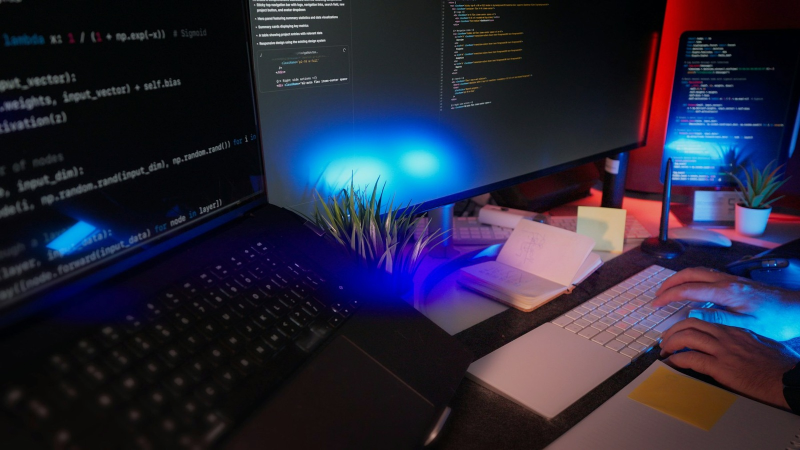
#> input picture presentation_assets/rendered/bg-cover.jpg, 1600 x 900 px (shown at 1/2 size)
$ python -i build_product_presentation.py   (imports and definitions only)
#> lines starting #> are read from the running program, lines starting #| are printed output that depends on the picture
from pathlib import Path
from PIL import Image, ImageDraw, ImageFont
from pptx import Presentation
from pptx.dml.color import RGBColor
from pptx.enum.shapes import MSO_AUTO_SHAPE_TYPE
from pptx.enum.text import PP_ALIGN, MSO_VERTICAL_ANCHOR
from pptx.util import Inches, Pt


ROOT = Path.cwd()
ASSETS = ROOT / "presentation_assets"
SCREENSHOTS = ASSETS / "screenshots"
RENDERED = ASSETS / "rendered"
PUBLIC = ROOT / "public" / "assets"

OUTPUT = ROOT / "ProjectCore_Product_Presentation_2026-03-30.pptx"

SLIDE_W = 13.333
SLIDE_H = 7.5
PX_W = 1600
PX_H = 900

# [11 lines that did not run here, left out]


def ensure_dirs():
    RENDERED.mkdir(parents=True, exist_ok=True)


# [2 lines that did not run here, left out]


# [19 lines left out: function cover_resize, not called in this run]


def top_crop(src: Path, dst: Path, size=(960, 540), top_share=0.0):
#> called with dst = 'out.png', size = (960, 540), top_share = 0
    image = Image.open(src).convert("RGB")
#> image is the input picture: PIL image 1600x900 RGB; mean R, G, B 40.3, 39.4, 58.5
    src_ratio = image.width / image.height
#> src_ratio = 1.78
    dst_ratio = size[0] / size[1]
    if src_ratio > dst_ratio:
        new_height = size[1]
        new_width = int(new_height * src_ratio)
    else:
        new_width = size[0]
        new_height = int(new_width / src_ratio)
#> new_height = 540
    image = image.resize((new_width, new_height), Image.LANCZOS)
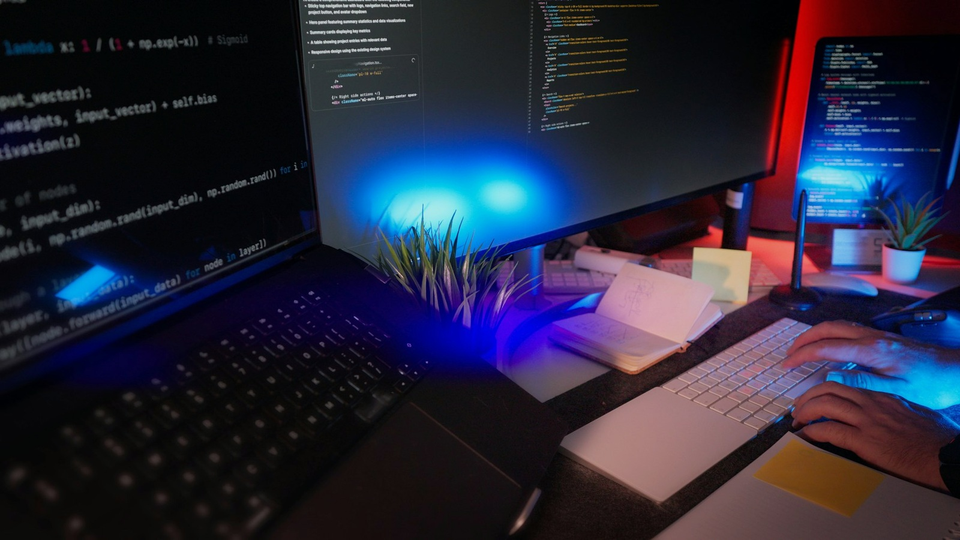
#> image: PIL image 960x540 RGB; mean R, G, B 40.3, 39.4, 58.5
    max_top = max(new_height - size[1], 0)
#> max_top = 0
    top = int(max_top * top_share)
#> top = 0
    left = max((new_width - size[0]) // 2, 0)
    image = image.crop((left, top, left + size[0], top + size[1]))
    image.save(dst, quality=94)
    return dst


# [22 lines left out: functions build_assets, set_run_style, not called in this run]


def add_bg(slide, image_path: Path):
    slide.shapes.add_picture(str(image_path), 0, 0, width=Inches(SLIDE_W), height=Inches(SLIDE_H))


# [109 lines left out: functions add_overlay, add_text, add_bullets, add_panel, add_chip, add_picture_card and 1 more, not called in this run]


def add_footer(slide, page_no, label="Project.Core™"):
    add_text(slide, label, 0.58, 7.05, 2.0, 0.2, font(9.5, True, COLORS["slate"]), color=COLORS["slate"])
    add_text(slide, str(page_no), 12.35, 7.03, 0.35, 0.2, font(9.5, True, COLORS["slate"]), align=PP_ALIGN.RIGHT, color=COLORS["slate"])


# [293 lines left out: functions add_title_block, build_presentation, not called in this run]


# [4 lines not run here, left out]

>>> result = top_crop('../../presentation_assets/rendered/bg-cover.jpg', 'out.png')

$ run again, on src/assets/about-system/body-bottom.jpg
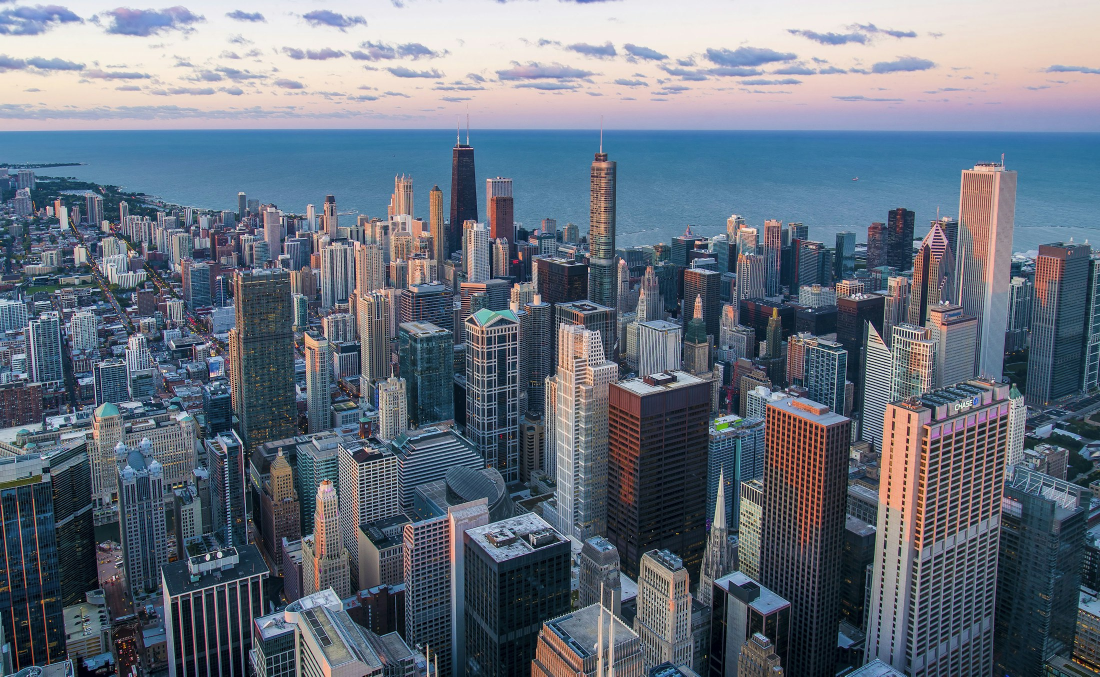
#> input picture src/assets/about-system/body-bottom.jpg, 2200 x 1353 px (shown at 1/2 size)
#> in top_crop, image is the input picture: PIL image 2200x1353 RGB; mean R, G, B 102.9, 112.8, 126.4
#> in top_crop, `image = image.resize((new_width, new_height), Image.LANCZOS)`:
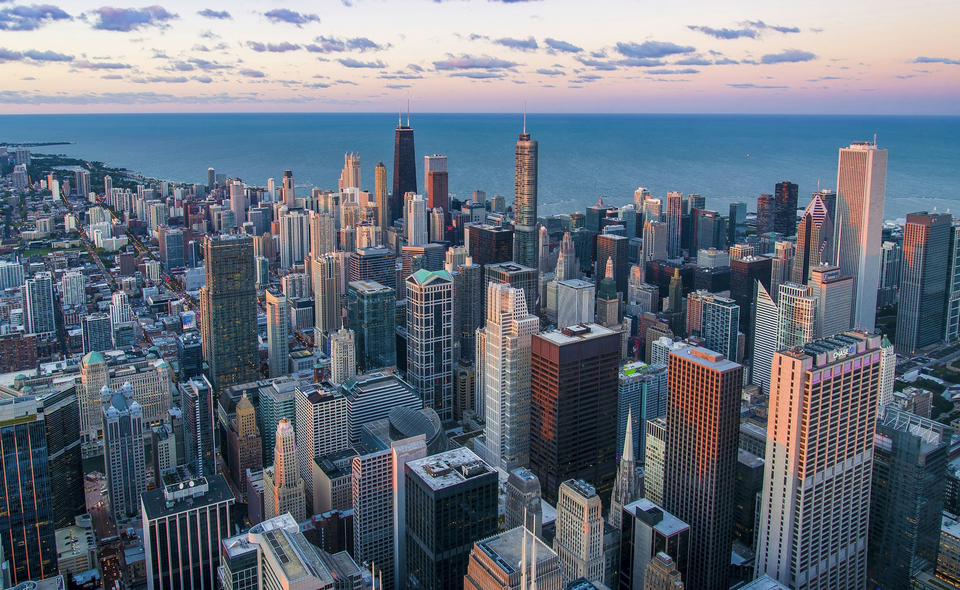
#> image: PIL image 960x590 RGB; mean R, G, B 102.9, 112.8, 126.3
#> in top_crop, `image = image.crop((left, top, left + size[0], top + size[1]))`:
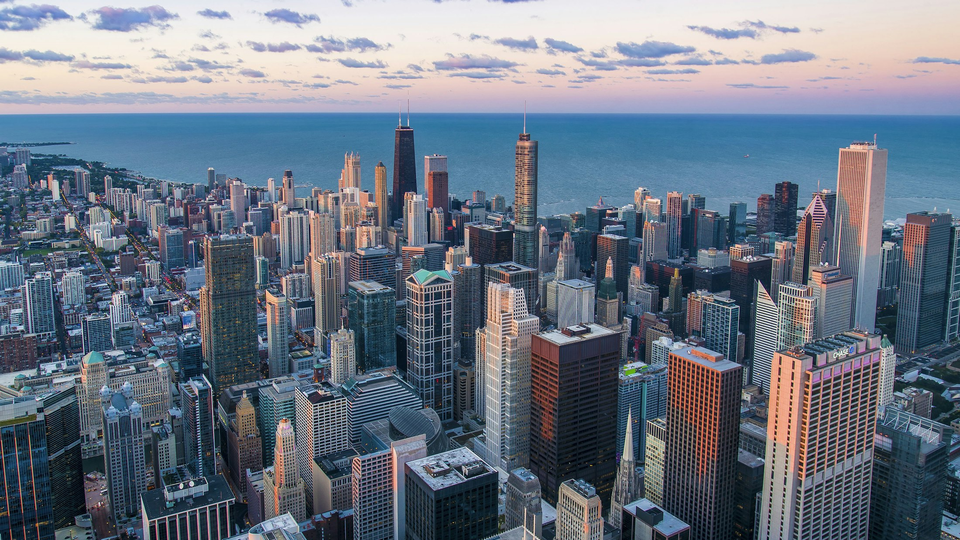
#> image: PIL image 960x540 RGB; mean R, G, B 107.1, 117.1, 130.9

$ run again, on src/assets/about-system/body-middle.jpg
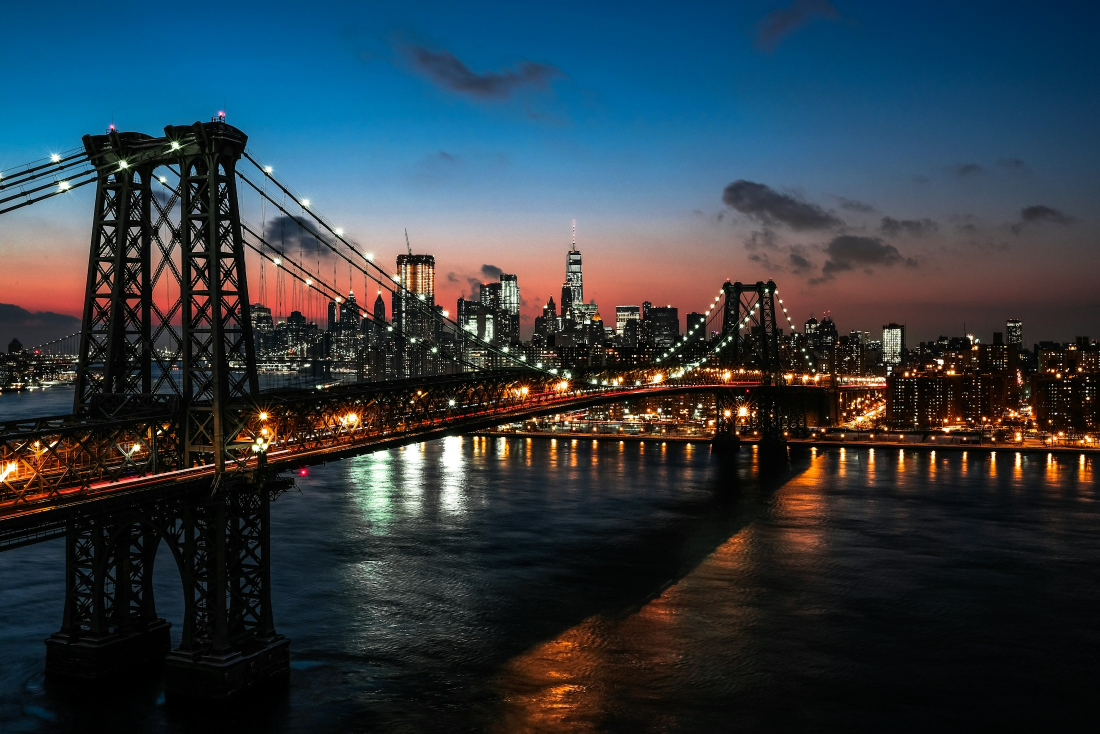
#> input picture src/assets/about-system/body-middle.jpg, 2200 x 1467 px (shown at 1/2 size)
#> in top_crop, image is the input picture: PIL image 2200x1467 RGB; mean R, G, B 46.9, 58.3, 66.8
#> in top_crop, `image = image.resize((new_width, new_height), Image.LANCZOS)`:
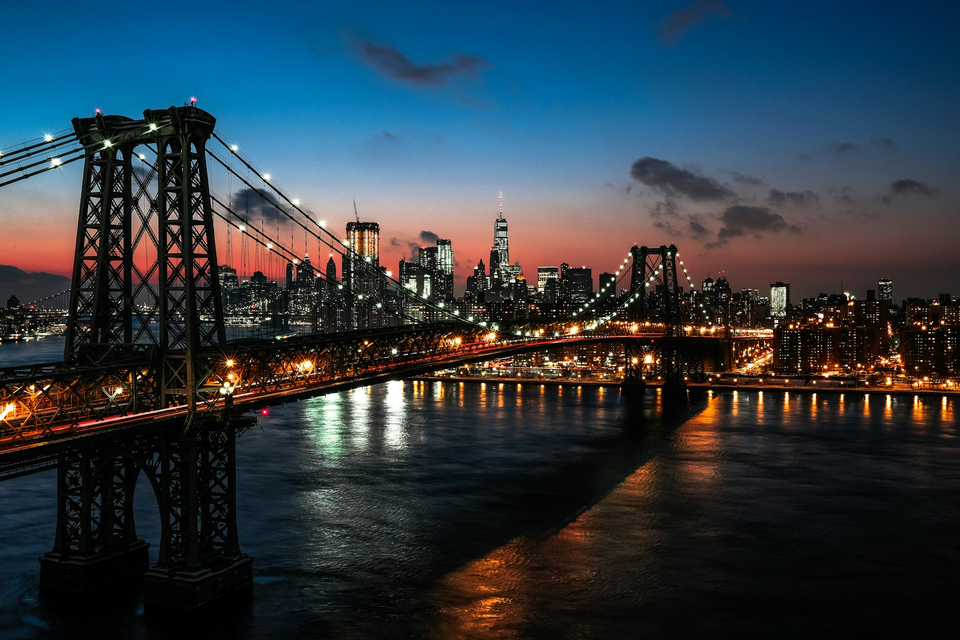
#> image: PIL image 960x640 RGB; mean R, G, B 46.9, 58.4, 66.9
#> in top_crop, `image = image.crop((left, top, left + size[0], top + size[1]))`:
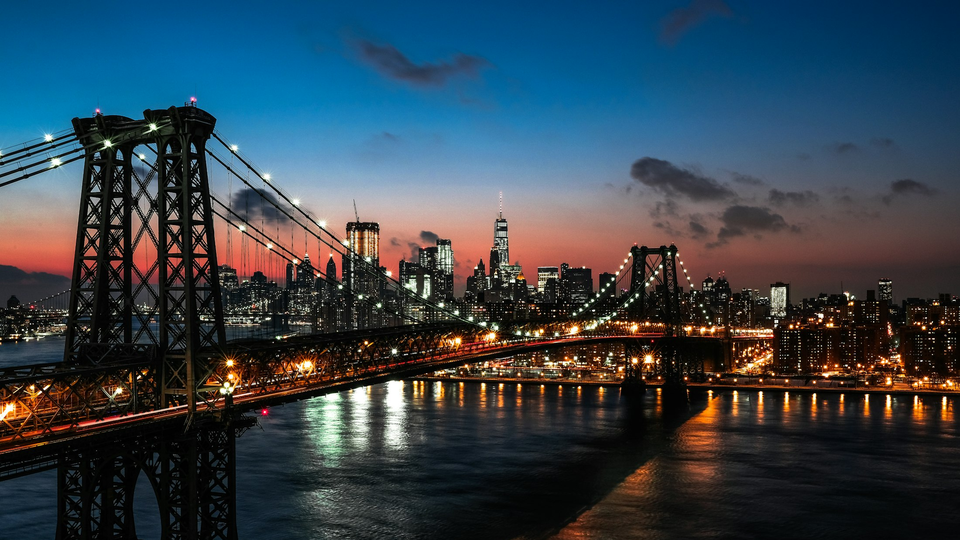
#> image: PIL image 960x540 RGB; mean R, G, B 52.6, 66.5, 76.9
